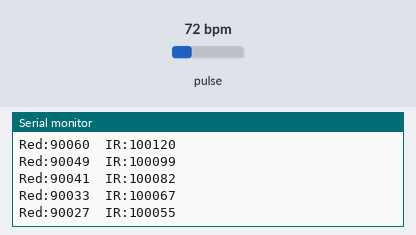
Simulated run of this sketch. Board: ESP32. Shown: the last lines printed to the serial monitor. Inputs (shaded band) come from the test bench; at power-on: pulse 72 bpm.

Above: at 2.2 s.
2.3 s: pulse set to 42 bpm
At 2.59 s:
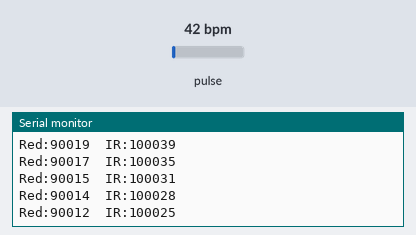
3.8 s: pulse set to 70 bpm
At 3.95 s:
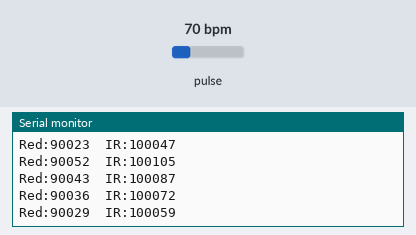
Timing chart, 0 to 6.8 s (numbered marks = the images above; inputs shaded):
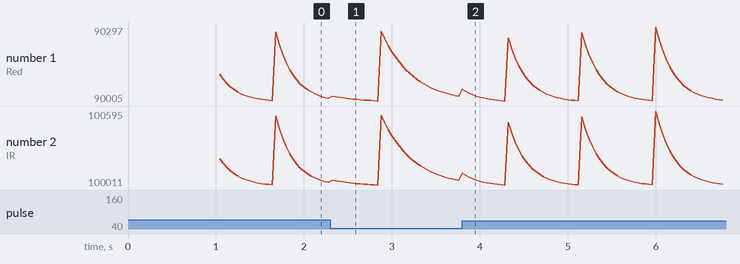

Measured:
- after the input at 2.3 s, the serial monitor: prints a new line at once (image 1)

The sketch:

MAX30102_raw_reading-test.ino
```cpp
#include <Wire.h>
#include "MAX30105.h"

MAX30105 sensor;

void setup() {
  Serial.begin(115200);
  delay(1000);

  Wire.begin(21, 22);

  if (!sensor.begin(Wire, I2C_SPEED_STANDARD)) {
    Serial.println("Sensor not found. Check wiring.");
    while (true) {
      delay(1000);
    }
  }

  // LED brightness, averaging, LED mode,
  // sample rate, pulse width, ADC range.
  // Mode 2 enables red + infrared.
  sensor.setup(0x1F, 4, 2, 100, 411, 4096);

  Serial.println("Sensor ready. Place a finger over the window.");
}

void loop() {
  sensor.check();

  while (sensor.available()) {
    uint32_t red = sensor.getFIFORed();
    uint32_t infrared = sensor.getFIFOIR();
    sensor.nextSample();

    Serial.print("Red:");
    Serial.print(red);
    Serial.print("\tIR:");
    Serial.println(infrared);
  }
}
```
